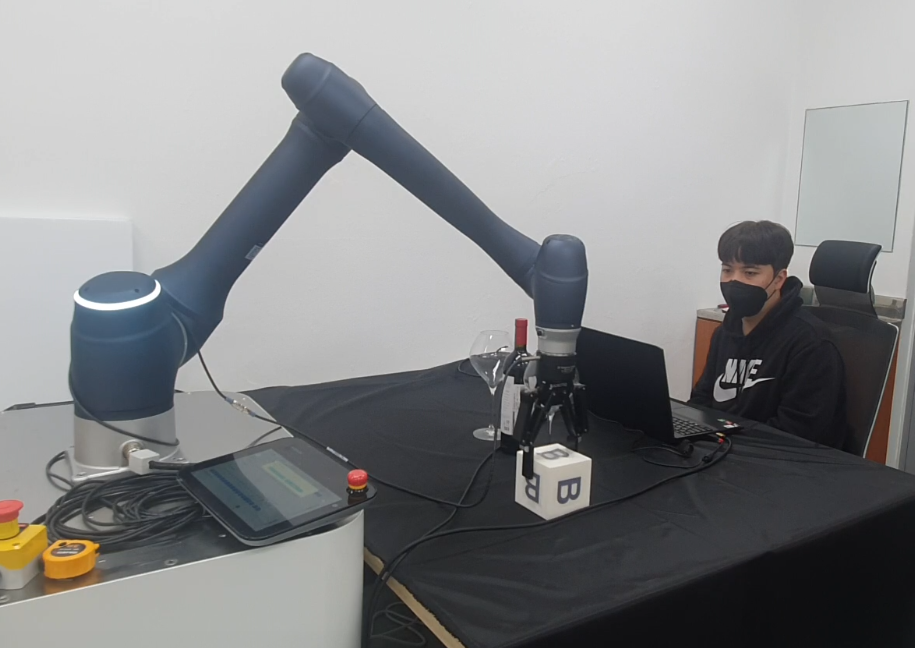
#> input picture myur5_description/src/preference_based_learning/figs/userstudy.png, 915 x 648 px, found by its file name
$ python put_text.py
#> lines starting #> are read from the running program, lines starting #| are printed output that depends on the picture
import matplotlib.pyplot as plt
import matplotlib.image as mpimg
import numpy as np

img = mpimg.imread('/home/joonhyeok/catkin_ws/src/my_ur5_env/myur5_description/src/preference_based_learning/figs/userstudy.png')
#> img is the input picture: shape (648, 915, 4) float32; mean R, G, B, A 0.526, 0.53, 0.535, 1


a = r'\xi^B'
b = r'\xi^A'


tr1_x = np.array([564, 564, 562, 533, 468, 396, 368, 350, 350])
tr1_y = [397, 363, 306, 240, 175,208, 282, 332, 371]


tr2_x = np.array([564, 564, 477, 433, 385, 350, 350])
tr2_y = [397, 363, 347, 334, 326, 332, 371]


plt.imshow(img)
plt.plot(tr1_x, tr1_y, 'o-', color='blue', linewidth=1.5)
plt.plot(tr2_x, tr2_y, 'o-', color='red', linewidth=1.5)
# [6 lines of commented-out code are left out]


plt.text(260, 334, '$%s$' %b, size=24, color='red')
plt.text(558, 166, '$%s$' %a, size=24, color='blue')
plt.axis('off')
plt.savefig('userstudy_fig.png', bbox_inches="tight", pad_inches=0)
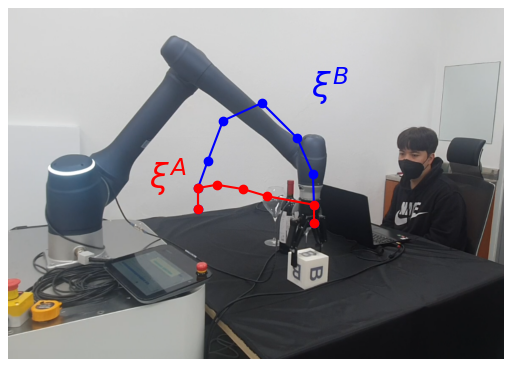
#> figure drawn by matplotlib, 1 panel
plt.show()

$ run again, with myur5_description/src/preference_based_learning/figs/example.png copied over myur5_description/src/preference_based_learning/figs/userstudy.png
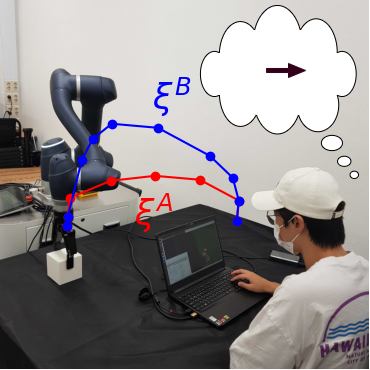
#> input picture myur5_description/src/preference_based_learning/figs/example.png, 370 x 370 px, found by its file name
#> img is the input picture: shape (370, 370, 4) float32; mean R, G, B, A 0.578, 0.56, 0.56, 1
#> `plt.savefig('userstudy_fig.png', bbox_inches="tight", pad_inches=0)`:
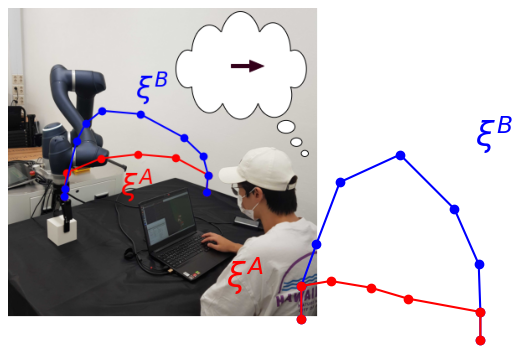
#> figure drawn by matplotlib, 1 panel
